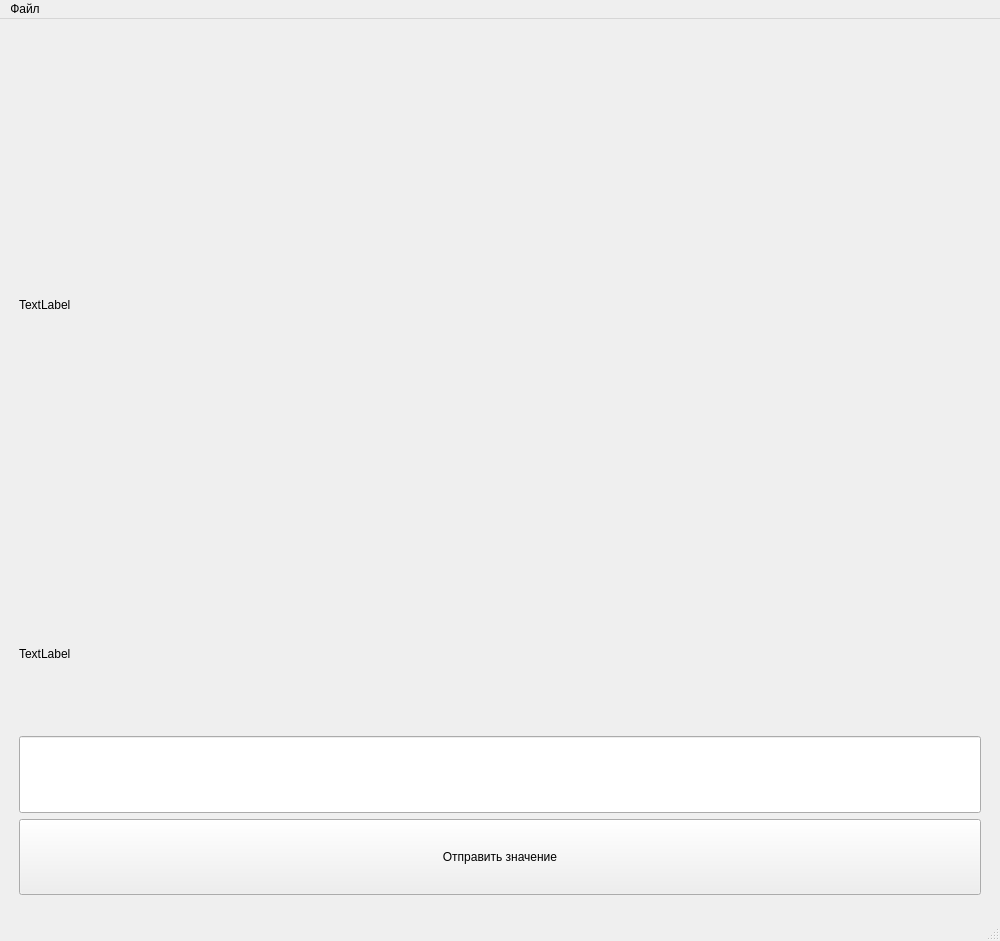
<?xml version="1.0" encoding="UTF-8"?>
<ui version="4.0">
 <class>KursachMaster</class>
 <widget class="QMainWindow" name="KursachMaster">
  <property name="enabled">
   <bool>true</bool>
  </property>
  <property name="geometry">
   <rect>
    <x>0</x>
    <y>0</y>
    <width>1000</width>
    <height>941</height>
   </rect>
  </property>
  <property name="sizePolicy">
   <sizepolicy hsizetype="Expanding" vsizetype="Expanding">
    <horstretch>1</horstretch>
    <verstretch>1</verstretch>
   </sizepolicy>
  </property>
  <property name="minimumSize">
   <size>
    <width>720</width>
    <height>550</height>
   </size>
  </property>
  <property name="windowTitle">
   <string>Lab_master</string>
  </property>
  <property name="windowIcon">
   <iconset>
    <normaloff>Main_icon.ico</normaloff>Main_icon.ico</iconset>
  </property>
  <property name="layoutDirection">
   <enum>Qt::LeftToRight</enum>
  </property>
  <widget class="QWidget" name="centralwidget">
   <property name="sizePolicy">
    <sizepolicy hsizetype="Expanding" vsizetype="Expanding">
     <horstretch>0</horstretch>
     <verstretch>0</verstretch>
    </sizepolicy>
   </property>
   <property name="minimumSize">
    <size>
     <width>640</width>
     <height>480</height>
    </size>
   </property>
   <property name="cursor">
    <cursorShape>ArrowCursor</cursorShape>
   </property>
   <layout class="QVBoxLayout" name="verticalLayout_2">
    <item>
     <layout class="QVBoxLayout" name="verticalLayout" stretch="7,2,1,1">
      <property name="sizeConstraint">
       <enum>QLayout::SetMinAndMaxSize</enum>
      </property>
      <property name="leftMargin">
       <number>10</number>
      </property>
      <property name="topMargin">
       <number>10</number>
      </property>
      <property name="rightMargin">
       <number>10</number>
      </property>
      <property name="bottomMargin">
       <number>15</number>
      </property>
      <item>
       <widget class="QLabel" name="label">
        <property name="sizePolicy">
         <sizepolicy hsizetype="Expanding" vsizetype="Expanding">
          <horstretch>0</horstretch>
          <verstretch>0</verstretch>
         </sizepolicy>
        </property>
        <property name="text">
         <string>TextLabel</string>
        </property>
        <property name="scaledContents">
         <bool>true</bool>
        </property>
       </widget>
      </item>
      <item>
       <widget class="QLabel" name="label_2">
        <property name="sizePolicy">
         <sizepolicy hsizetype="Expanding" vsizetype="Expanding">
          <horstretch>0</horstretch>
          <verstretch>0</verstretch>
         </sizepolicy>
        </property>
        <property name="text">
         <string>TextLabel</string>
        </property>
       </widget>
      </item>
      <item>
       <widget class="QLineEdit" name="lineEdit_2">
        <property name="sizePolicy">
         <sizepolicy hsizetype="Expanding" vsizetype="Expanding">
          <horstretch>0</horstretch>
          <verstretch>0</verstretch>
         </sizepolicy>
        </property>
       </widget>
      </item>
      <item>
       <widget class="QPushButton" name="pushButton">
        <property name="sizePolicy">
         <sizepolicy hsizetype="Expanding" vsizetype="Expanding">
          <horstretch>0</horstretch>
          <verstretch>0</verstretch>
         </sizepolicy>
        </property>
        <property name="text">
         <string>Отправить значение</string>
        </property>
        <property name="shortcut">
         <string>Enter</string>
        </property>
        <property name="autoDefault">
         <bool>true</bool>
        </property>
       </widget>
      </item>
     </layout>
    </item>
   </layout>
  </widget>
  <widget class="QMenuBar" name="menubar">
   <property name="geometry">
    <rect>
     <x>0</x>
     <y>0</y>
     <width>1000</width>
     <height>21</height>
    </rect>
   </property>
   <widget class="QMenu" name="menu">
    <property name="styleSheet">
     <string notr="true"/>
    </property>
    <property name="title">
     <string>Файл</string>
    </property>
    <addaction name="action"/>
   </widget>
   <addaction name="menu"/>
  </widget>
  <widget class="QStatusBar" name="statusbar"/>
  <action name="action">
   <property name="text">
    <string>Открыть</string>
   </property>
   <property name="shortcut">
    <string>Ctrl+O</string>
   </property>
  </action>
 </widget>
 <resources/>
 <connections/>
</ui>
